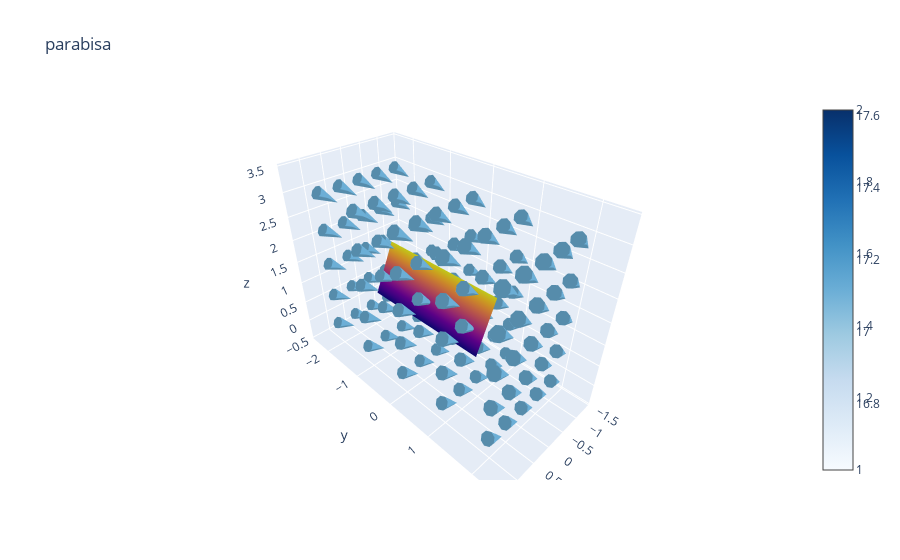

Notebook source saved alongside this figure:
### Markdown cell above
Por que a resposta é negativa? A resposta tem a ver com o vetor normal. Nosso vetor normal está apontando na direção em que estamos viajando - olhe para $\hat n$ e olhe para a imagem da párabrisa até você acreditar nisso. Em certo sentido, o
vetor normal define qual direção é "externa". Integrais de fluxo medem o fluxo líquido de dentro da superfície para fora da superfície, então, neste caso, uma resposta positiva significaria que a água vinha do interior do carro; a água que
atinge a párabrisa pelo lado de fora representa um fluxo negativo.

Lembre-se, esta primeira parte do exemplo foi para quando o carro está parado. Agora suponha que estamos dirigindo pela rua a $50 \frac{km}{h}$. Como expressamos a velocidade da chuva em metros por segundo, devemos fazer o mesmo com o
carro; Você pode verificar que $50 \frac{km}{h}$ é de cerca de $13.89 \frac{m}{s}$.

Em nosso exemplo anterior, a velocidade da chuva foi descrita pelo campo vetorial $(0, 0, -10)$. Neste caso, em relação ao carro, a velocidade da chuva é descrita pelo campo vetorial, $\vec H(x, y, z) = (-13,89, 0, -10)$. Antes de continuar, convença-se de que esta é a fórmula correta! (Pense nos sinais negativos em particular.)

### Code cell
def H(x,y,z):
    return -13.89*R.i -10*R.k
surface = av.plot3d_parametric_surface(parabrisa(x,y), (x,0, 0.5), (y,-1.25, 1.25), title='parabisa');

rain = av.plot3d_vector_field(H(x,y,z), (x,-1,1), (y,-2,2), (z,0,3),
                              fig=surface, points=5)

rain

### Figure 1 — Plotly figure (JSON) as saved in the notebook; plotly's stock layout.template omitted (floating-point values rounded to 4 significant figures; data arrays with more than 128 entries replaced by an {"elided": "..."} marker saying what was removed)
{"data": [{"showlegend": false, "showscale": true, "type": "surface", "x": {"elided": "50x50 float values"}, "y": {"elided": "50x50 float values"}, "z": {"elided": "50x50 float values"}}, {"colorscale": [[0, "rgb(247,251,255)"], [0.125, "rgb(222,235,247)"], [0.25, "rgb(198,219,239)"], [0.375, "rgb(158,202,225)"], [0.5, "rgb(107,174,214)"], [0.625, "rgb(66,146,198)"], [0.75, "rgb(33,113,181)"], [0.875, "rgb(8,81,156)"], [1, "rgb(8,48,107)"]], "sizeref": 1, "type": "cone", "u": [-13.89, -13.89, -13.89, -13.89, -13.89, -13.89, -13.89, -13.89, -13.89, -13.89, -13.89, -13.89, -13.89, -13.89, -13.89, -13.89, -13.89, -13.89, -13.89, -13.89, -13.89, -13.89, -13.89, -13.89, -13.89, -13.89, -13.89, -13.89, -13.89, -13.89, -13.89, -13.89, -13.89, -13.89, -13.89, -13.89, -13.89, -13.89, -13.89, -13.89, -13.89, -13.89, -13.89, -13.89, -13.89, -13.89, -13.89, -13.89, -13.89, -13.89, -13.89, -13.89, -13.89, -13.89, -13.89, -13.89, -13.89, -13.89, -13.89, -13.89, -13.89, -13.89, -13.89, -13.89, -13.89, -13.89, -13.89, -13.89, -13.89, -13.89, -13.89, -13.89, -13.89, -13.89, -13.89, -13.89, -13.89, -13.89, -13.89, -13.89, -13.89, -13.89, -13.89, -13.89, -13.89, -13.89, -13.89, -13.89, -13.89, -13.89, -13.89, -13.89, -13.89, -13.89, -13.89, -13.89, -13.89, -13.89, -13.89, -13.89, -13.89, -13.89, -13.89, -13.89, -13.89, -13.89, -13.89, -13.89, -13.89, -13.89, -13.89, -13.89, -13.89, -13.89, -13.89, -13.89, -13.89, -13.89, -13.89, -13.89, -13.89, -13.89, -13.89, -13.89, -13.89], "v": [0, 0, 0, 0, 0, 0, 0, 0, 0, 0, 0, 0, 0, 0, 0, 0, 0, 0, 0, 0, 0, 0, 0, 0, 0, 0, 0, 0, 0, 0, 0, 0, 0, 0, 0, 0, 0, 0, 0, 0, 0, 0, 0, 0, 0, 0, 0, 0, 0, 0, 0, 0, 0, 0, 0, 0, 0, 0, 0, 0, 0, 0, 0, 0, 0, 0, 0, 0, 0, 0, 0, 0, 0, 0, 0, 0, 0, 0, 0, 0, 0, 0, 0, 0, 0, 0, 0, 0, 0, 0, 0, 0, 0, 0, 0, 0, 0, 0, 0, 0, 0, 0, 0, 0, 0, 0, 0, 0, 0, 0, 0, 0, 0, 0, 0, 0, 0, 0, 0, 0, 0, 0, 0, 0, 0], "w": [-10, -10, -10, -10, -10, -10, -10, -10, -10, -10, -10, -10, -10, -10, -10, -10, -10, -10, -10, -10, -10, -10, -10, -10, -10, -10, -10, -10, -10, -10, -10, -10, -10, -10, -10, -10, -10, -10, -10, -10, -10, -10, -10, -10, -10, -10, -10, -10, -10, -10, -10, -10, -10, -10, -10, -10, -10, -10, -10, -10, -10, -10, -10, -10, -10, -10, -10, -10, -10, -10, -10, -10, -10, -10, -10, -10, -10, -10, -10, -10, -10, -10, -10, -10, -10, -10, -10, -10, -10, -10, -10, -10, -10, -10, -10, -10, -10, -10, -10, -10, -10, -10, -10, -10, -10, -10, -10, -10, -10, -10, -10, -10, -10, -10, -10, -10, -10, -10, -10, -10, -10, -10, -10, -10, -10], "x": [-1, -1, -1, -1, -1, -1, -1, -1, -1, -1, -1, -1, -1, -1, -1, -1, -1, -1, -1, -1, -1, -1, -1, -1, -1, -0.5, -0.5, -0.5, -0.5, -0.5, -0.5, -0.5, -0.5, -0.5, -0.5, -0.5, -0.5, -0.5, -0.5, -0.5, -0.5, -0.5, -0.5, -0.5, -0.5, -0.5, -0.5, -0.5, -0.5, -0.5, 0, 0, 0, 0, 0, 0, 0, 0, 0, 0, 0, 0, 0, 0, 0, 0, 0, 0, 0, 0, 0, 0, 0, 0, 0, 0.5, 0.5, 0.5, 0.5, 0.5, 0.5, 0.5, 0.5, 0.5, 0.5, 0.5, 0.5, 0.5, 0.5, 0.5, 0.5, 0.5, 0.5, 0.5, 0.5, 0.5, 0.5, 0.5, 0.5, 0.5, 1, 1, 1, 1, 1, 1, 1, 1, 1, 1, 1, 1, 1, 1, 1, 1, 1, 1, 1, 1, 1, 1, 1, 1, 1], "y": [-2, -2, -2, -2, -2, -1, -1, -1, -1, -1, 0, 0, 0, 0, 0, 1, 1, 1, 1, 1, 2, 2, 2, 2, 2, -2, -2, -2, -2, -2, -1, -1, -1, -1, -1, 0, 0, 0, 0, 0, 1, 1, 1, 1, 1, 2, 2, 2, 2, 2, -2, -2, -2, -2, -2, -1, -1, -1, -1, -1, 0, 0, 0, 0, 0, 1, 1, 1, 1, 1, 2, 2, 2, 2, 2, -2, -2, -2, -2, -2, -1, -1, -1, -1, -1, 0, 0, 0, 0, 0, 1, 1, 1, 1, 1, 2, 2, 2, 2, 2, -2, -2, -2, -2, -2, -1, -1, -1, -1, -1, 0, 0, 0, 0, 0, 1, 1, 1, 1, 1, 2, 2, 2, 2, 2], "z": [0, 0.75, 1.5, 2.25, 3, 0, 0.75, 1.5, 2.25, 3, 0, 0.75, 1.5, 2.25, 3, 0, 0.75, 1.5, 2.25, 3, 0, 0.75, 1.5, 2.25, 3, 0, 0.75, 1.5, 2.25, 3, 0, 0.75, 1.5, 2.25, 3, 0, 0.75, 1.5, 2.25, 3, 0, 0.75, 1.5, 2.25, 3, 0, 0.75, 1.5, 2.25, 3, 0, 0.75, 1.5, 2.25, 3, 0, 0.75, 1.5, 2.25, 3, 0, 0.75, 1.5, 2.25, 3, 0, 0.75, 1.5, 2.25, 3, 0, 0.75, 1.5, 2.25, 3, 0, 0.75, 1.5, 2.25, 3, 0, 0.75, 1.5, 2.25, 3, 0, 0.75, 1.5, 2.25, 3, 0, 0.75, 1.5, 2.25, 3, 0, 0.75, 1.5, 2.25, 3, 0, 0.75, 1.5, 2.25, 3, 0, 0.75, 1.5, 2.25, 3, 0, 0.75, 1.5, 2.25, 3, 0, 0.75, 1.5, 2.25, 3, 0, 0.75, 1.5, 2.25, 3]}], "layout": {"autosize": true, "scene": {"aspectmode": "data", "aspectratio": {"x": 0.6934, "y": 1.387, "z": 1.04}}, "title": {"text": "parabisa"}, "xaxis": {"title": {"text": "X"}}, "yaxis": {"title": {"text": "Y"}}}}
